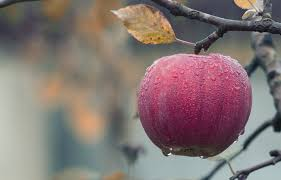
%> input picture rgbImage.jpeg, 281 x 180 px
$ octave esercitazione_6.m   (GNU Octave 9; MATLAB toolbox functions it lacks are replaced by stand-ins)
%> lines starting %> are read from the running program, lines starting %| are printed output that depends on the picture
% ES 6
% Perform a histogram equalization to improve the visual quality of the image (hints: try
% function histeq). Display the original image and the improved image.
% Clear command window.
clc;
% Delete all variables.
clear;
% Close all figure windows except those created by imtool.
close all;
% Close all figure windows created by imtool.
imtool close all;

A=imread("digitalContentRetrival/matlab/rgbImage.jpeg","jpeg");
%> A is the input picture: size 180x281x3 uint8; mean R, G, B 131.6, 117.2, 115.5

EQ= histeq(A);
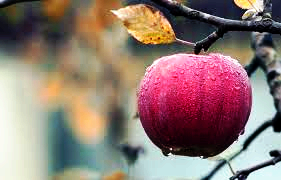
%> EQ: size 180x281x3 uint8; mean R, G, B 142.9, 121.3, 114.8

figure(1)
% Maximize figure.
set(gcf, 'Position', get(0, 'Screensize'));
subplot(2,2,1);
imshow(A);

subplot(2,2,3);
imhist(A);


subplot(2,2,2);
imshow(EQ);

subplot(2,2,4);
imhist(EQ);
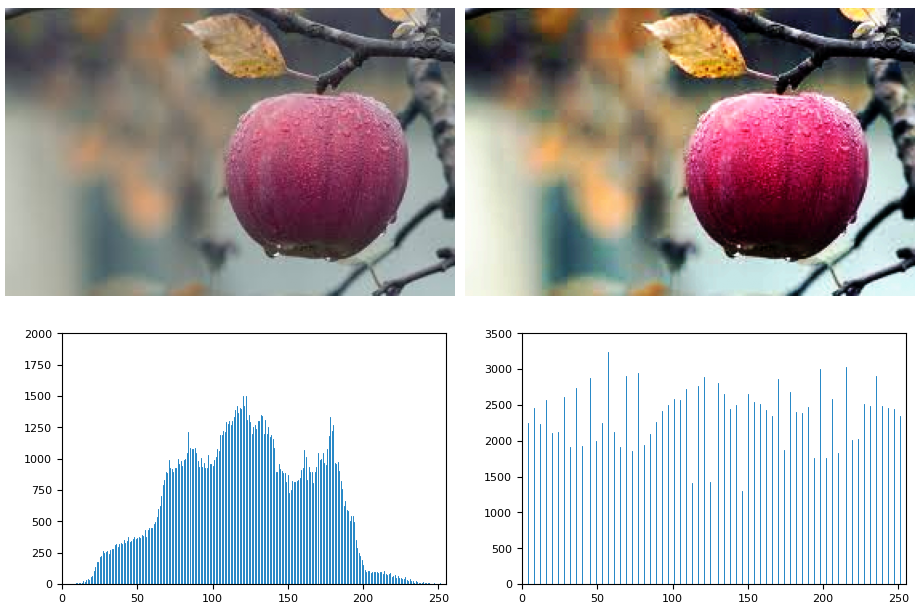
%> figure redrawn from the program's plot data, 4 panels

pause;

$ run again, with download.jpeg copied over rgbImage.jpeg
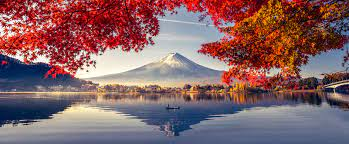
%> input picture download.jpeg, 349 x 144 px
%> A is the input picture: size 144x349x3 uint8; mean R, G, B 133.7, 98.1, 101.2
%> `EQ= histeq(A);`:
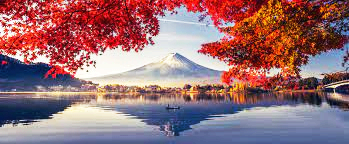
%> EQ: size 144x349x3 uint8; mean R, G, B 151.6, 110.5, 116.2
%> `imhist(EQ);`:
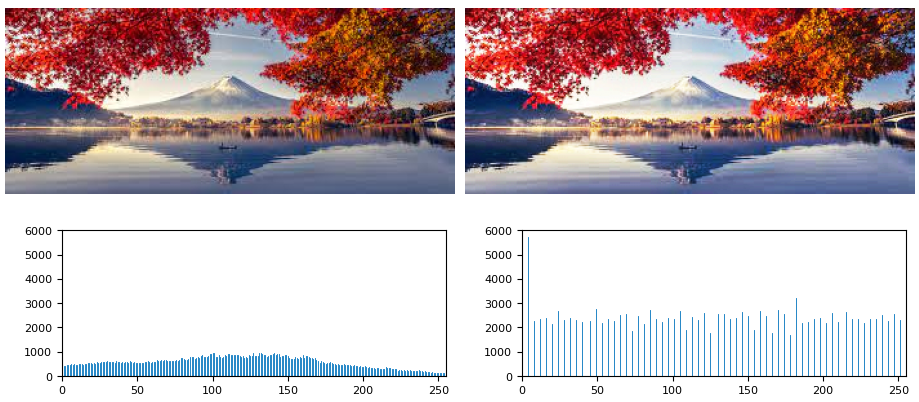
%> figure redrawn from the program's plot data, 4 panels

$ run again, with image.jpeg copied over rgbImage.jpeg
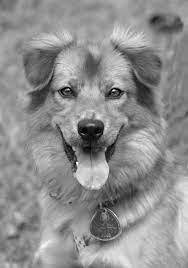
%> input picture image.jpeg, 188 x 268 px
%> A is the input picture: size 268x188x3 uint8; min 0, max 255, mean 142.6
%> `EQ= histeq(A);`:
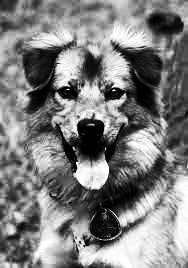
%> EQ: size 268x188x3 uint8; min 0, max 255, mean 126.6
%> `imhist(EQ);`:
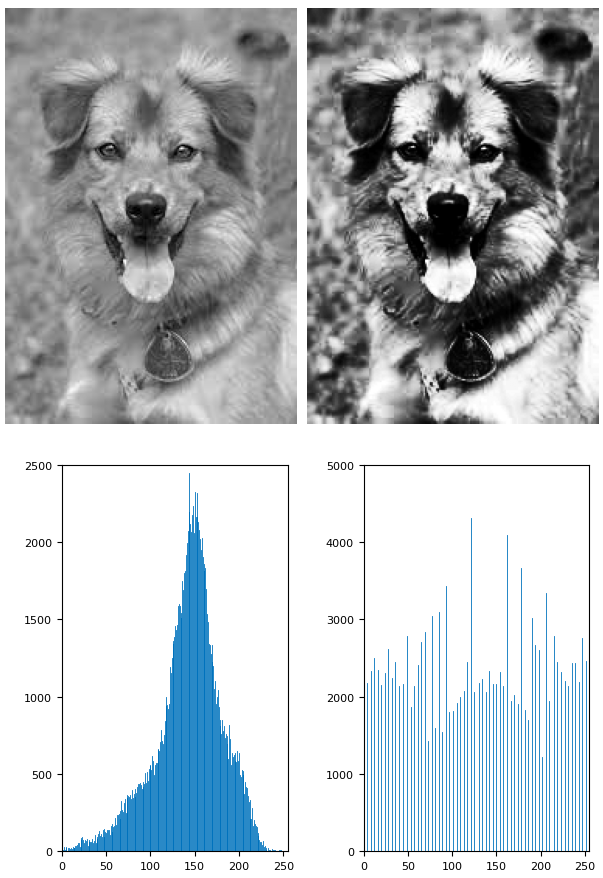
%> figure redrawn from the program's plot data, 4 panels

$ run again, with compressed.jpg copied over rgbImage.jpeg
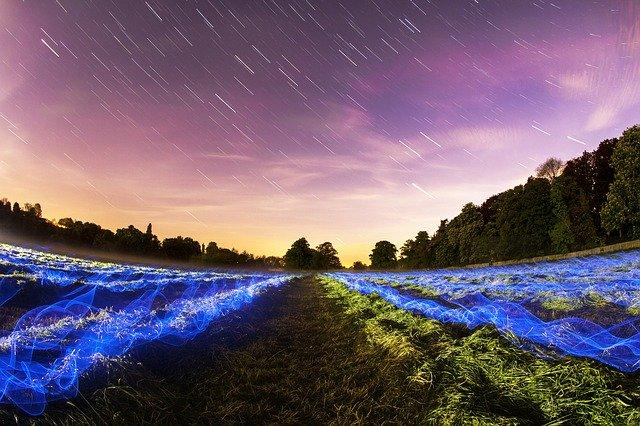
%> input picture compressed.jpg, 640 x 426 px
%> A is the input picture: size 426x640x3 uint8; mean R, G, B 112.2, 93.1, 111.1
%> `EQ= histeq(A);`:
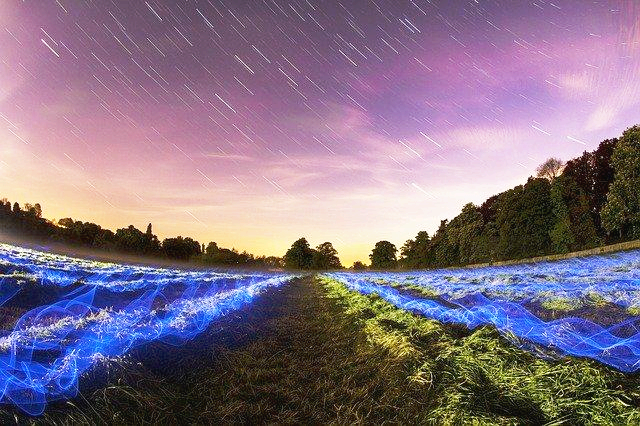
%> EQ: size 426x640x3 uint8; mean R, G, B 132.2, 114.1, 132.2
%> `imhist(EQ);`:
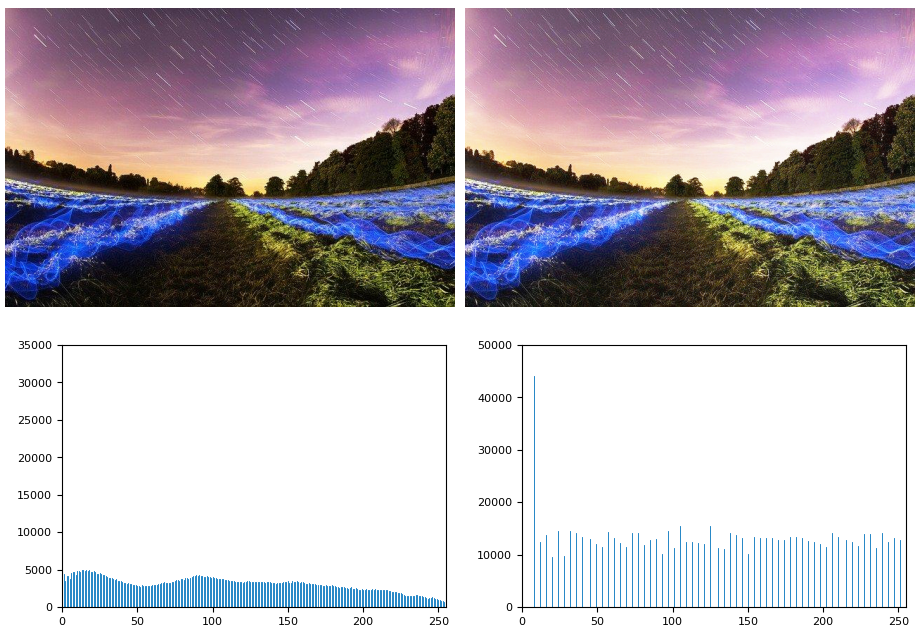
%> figure redrawn from the program's plot data, 4 panels
